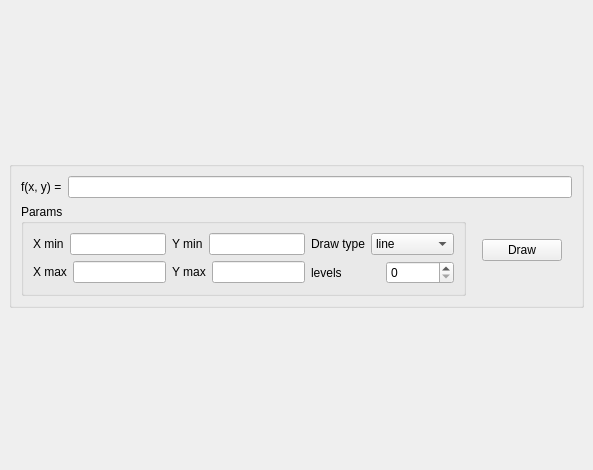
<?xml version="1.0" encoding="UTF-8"?>
<ui version="4.0">
 <class>MainWindow</class>
 <widget class="QMainWindow" name="MainWindow">
  <property name="geometry">
   <rect>
    <x>0</x>
    <y>0</y>
    <width>593</width>
    <height>470</height>
   </rect>
  </property>
  <property name="windowTitle">
   <string>Lab1</string>
  </property>
  <widget class="QWidget" name="centralwidget">
   <layout class="QVBoxLayout" name="main_layout">
    <item>
     <widget class="QGroupBox" name="groupBox">
      <property name="sizePolicy">
       <sizepolicy hsizetype="Preferred" vsizetype="Maximum">
        <horstretch>0</horstretch>
        <verstretch>0</verstretch>
       </sizepolicy>
      </property>
      <property name="title">
       <string/>
      </property>
      <property name="flat">
       <bool>false</bool>
      </property>
      <property name="checkable">
       <bool>false</bool>
      </property>
      <layout class="QVBoxLayout" name="verticalLayout_5">
       <item>
        <layout class="QHBoxLayout" name="horizontalLayout_2">
         <item>
          <widget class="QLabel" name="label">
           <property name="text">
            <string>f(x, y) =</string>
           </property>
          </widget>
         </item>
         <item>
          <widget class="QLineEdit" name="exp_input">
           <property name="text">
            <string/>
           </property>
          </widget>
         </item>
        </layout>
       </item>
       <item>
        <layout class="QHBoxLayout" name="horizontalLayout_8">
         <item>
          <widget class="QGroupBox" name="groupBox_2">
           <property name="title">
            <string>Params</string>
           </property>
           <layout class="QHBoxLayout" name="horizontalLayout_7">
            <item>
             <layout class="QVBoxLayout" name="verticalLayout_3">
              <item>
               <layout class="QHBoxLayout" name="horizontalLayout_3">
                <item>
                 <widget class="QLabel" name="label_2">
                  <property name="text">
                   <string>X min</string>
                  </property>
                 </widget>
                </item>
                <item>
                 <widget class="QLineEdit" name="x_min_edit"/>
                </item>
               </layout>
              </item>
              <item>
               <layout class="QHBoxLayout" name="horizontalLayout_4">
                <item>
                 <widget class="QLabel" name="label_3">
                  <property name="text">
                   <string>X max</string>
                  </property>
                 </widget>
                </item>
                <item>
                 <widget class="QLineEdit" name="x_max_edit"/>
                </item>
               </layout>
              </item>
             </layout>
            </item>
            <item>
             <layout class="QVBoxLayout" name="verticalLayout_4">
              <item>
               <layout class="QHBoxLayout" name="horizontalLayout_5">
                <item>
                 <widget class="QLabel" name="label_4">
                  <property name="text">
                   <string>Y min</string>
                  </property>
                 </widget>
                </item>
                <item>
                 <widget class="QLineEdit" name="y_min_edit"/>
                </item>
               </layout>
              </item>
              <item>
               <layout class="QHBoxLayout" name="horizontalLayout_6">
                <item>
                 <widget class="QLabel" name="label_5">
                  <property name="text">
                   <string>Y max</string>
                  </property>
                 </widget>
                </item>
                <item>
                 <widget class="QLineEdit" name="y_max_edit"/>
                </item>
               </layout>
              </item>
             </layout>
            </item>
            <item>
             <layout class="QVBoxLayout" name="verticalLayout">
              <item>
               <layout class="QHBoxLayout" name="horizontalLayout">
                <item>
                 <widget class="QLabel" name="label_6">
                  <property name="text">
                   <string>Draw type</string>
                  </property>
                 </widget>
                </item>
                <item>
                 <widget class="QComboBox" name="draw_type_input">
                  <item>
                   <property name="text">
                    <string>line</string>
                   </property>
                  </item>
                  <item>
                   <property name="text">
                    <string>line_label</string>
                   </property>
                  </item>
                  <item>
                   <property name="text">
                    <string>fill</string>
                   </property>
                  </item>
                  <item>
                   <property name="text">
                    <string>fill_label</string>
                   </property>
                  </item>
                 </widget>
                </item>
               </layout>
              </item>
              <item>
               <layout class="QHBoxLayout" name="horizontalLayout_9">
                <item>
                 <widget class="QLabel" name="label_7">
                  <property name="text">
                   <string>levels</string>
                  </property>
                 </widget>
                </item>
                <item>
                 <widget class="QSpinBox" name="levels_input"/>
                </item>
               </layout>
              </item>
             </layout>
            </item>
           </layout>
          </widget>
         </item>
         <item>
          <spacer name="horizontalSpacer_3">
           <property name="orientation">
            <enum>Qt::Horizontal</enum>
           </property>
           <property name="sizeHint" stdset="0">
            <size>
             <width>40</width>
             <height>20</height>
            </size>
           </property>
          </spacer>
         </item>
         <item>
          <widget class="QPushButton" name="draw_btn">
           <property name="text">
            <string>Draw</string>
           </property>
          </widget>
         </item>
         <item>
          <spacer name="horizontalSpacer_4">
           <property name="orientation">
            <enum>Qt::Horizontal</enum>
           </property>
           <property name="sizeHint" stdset="0">
            <size>
             <width>40</width>
             <height>20</height>
            </size>
           </property>
          </spacer>
         </item>
        </layout>
       </item>
      </layout>
     </widget>
    </item>
   </layout>
  </widget>
 </widget>
 <resources/>
 <connections/>
</ui>
